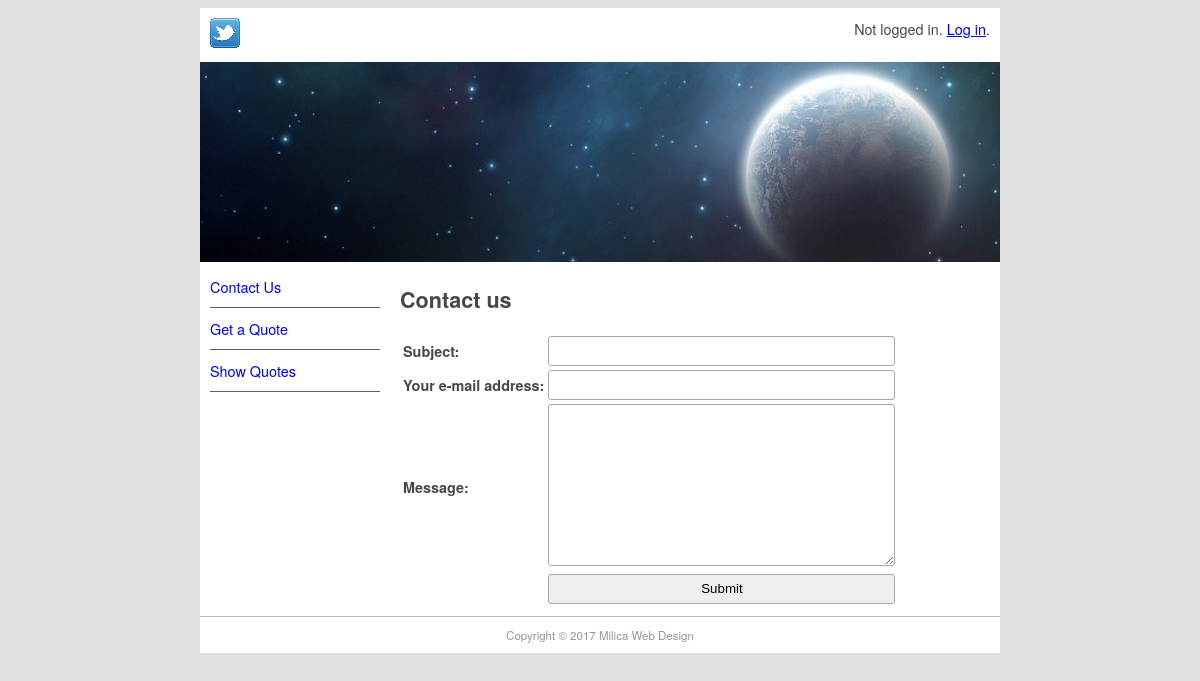
Before: /contact with the older database file.
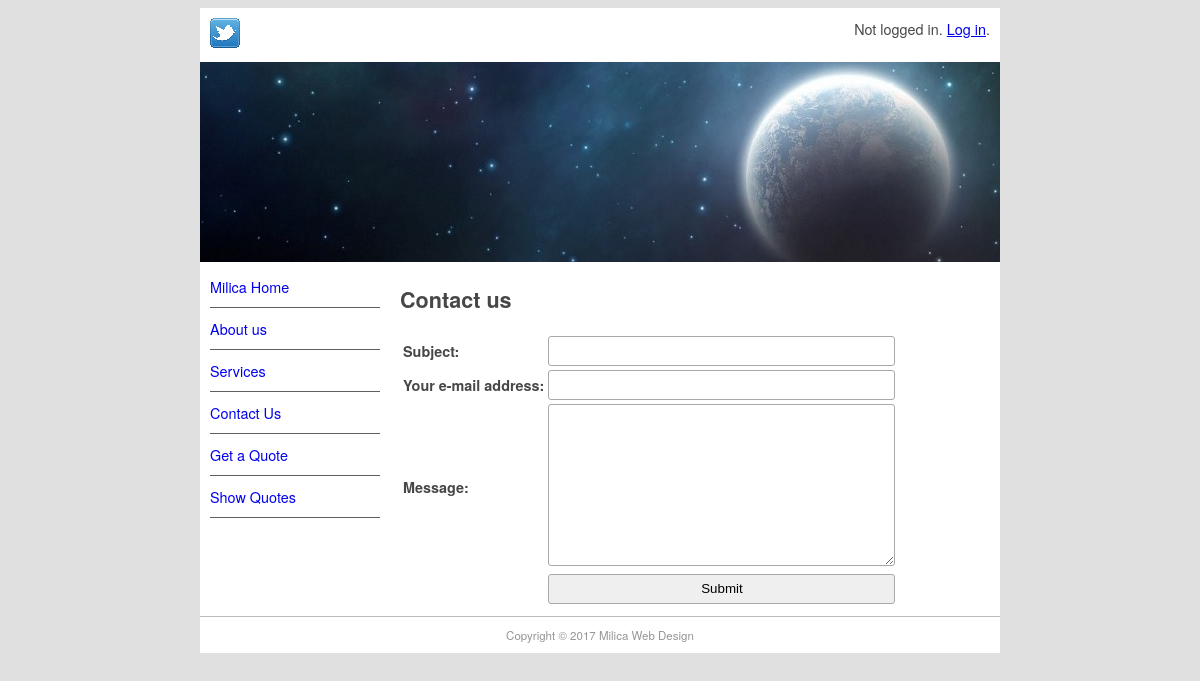
After: the same page with the newer database file.
### pages/models.py (models this page shows)
class Page(models.Model):
   title = models.CharField(max_length=60)  #<title> elementi u templateu
   permalink = models.CharField(max_length=12, unique=True)  #permanent link ka odredjenoj stranici, unique je jer se tako kreira link ka stranici
   update_date = models.DateTimeField('Last Updated')  #kad je strana bila modifikovana
   bodytext = models.TextField('Page Content', blank=True)  #<body> elemeni u tepmplateu

### pages/views.py (the view)
# urls.py: path('contact', views.contact, name='contact'),  #mora da se doda na pocetku
def contact(request):
    submitted = False  #tako se u sustini kada udjem na stranicu orvo prikazuje forma a ne poruka
    if request.method == 'POST':  #ako je metod post to znaci da je korisnik poslao formu
        form = ContactForm(request.POST)  #kreira se instanca contactForm sa pod koje je korisnik uneo
        if form.is_valid(): #proverava da li su polja validna
            cd = form.cleaned_data
            con = get_connection('django.core.mail.backends.console.EmailBackend')  #email se za razvojne svrhe salje u konzolu umesto pravog slanja
            send_mail(
                cd['subject'],
                cd['message'],
                cd.get('email', 'noreply@example.com'),
                ['siteowner@example.com'],
                connection=con
                )
            return HttpResponseRedirect('/contact?submitted=True')  #preusmerava se korisnik na poruku
    else:
        form = ContactForm()  #ovo je kad se prvi put dodje na stranicu defolt, kreira se prazna forma, jer korisnik nije poslao formu
        if 'submitted' in request.GET:   #proverava da li je forma vec poslata, ako je u urlu subn=mitted prisutan prikazuje se poruka
            submitted = True
    return render(request, 'pages/contact.html', {'form': form, 'page_list': Page.objects.all(), 'submitted': submitted})

### pages/forms.py
class ContactForm(forms.Form):
    subject = forms.CharField(max_length=100)
    email = forms.EmailField(required=False,label='Your e-mail address')
    message = forms.CharField(widget=forms.Textarea)

### pages/templates/pages/contact.html (shortened to what this page needs)
{% extends "pages/page.html" %}
{% block content %}
<h1>Contact us</h1>
{% if submitted %}
   <p class="success"> Your message was submitted successfully. Thank you. </p>
{% else %}
   <form action="" method="post" novalidate>
      <table>
         {{ form.as_table }}
         <tr>
             <td>&nbsp;</td>
             <td><input type="submit" value="Submit"></td>
         </tr>
      </table>
   </form>
{% endif %}
{% endblock content %}

### pages/templates/pages/page.html (shortened to what this page needs)
{% extends "base.html" %}
{% block sidenav %}
  {% for page in page_list %}
    <li><a href="{{ page.permalink }}">{{ page.title }}</a></li>
  {% endfor %}
{% endblock sidenav %}

Changed rows visible on the page:
added Page: title "Milica Home"
added Page: title "About us"
added Page: title "Services"
